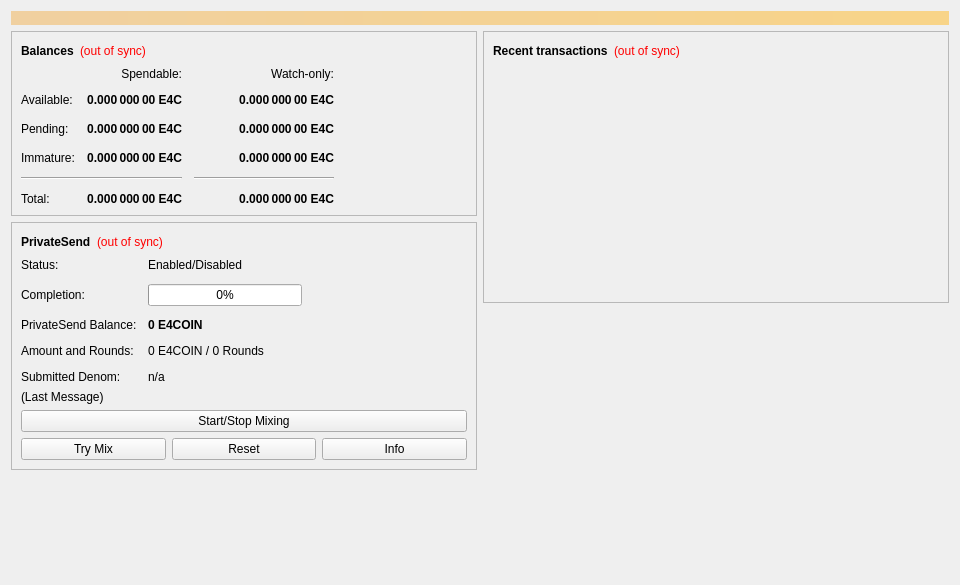
<?xml version="1.0" encoding="UTF-8"?>
<ui version="4.0">
 <class>OverviewPage</class>
 <widget class="QWidget" name="OverviewPage">
  <property name="geometry">
   <rect>
    <x>0</x>
    <y>0</y>
    <width>960</width>
    <height>585</height>
   </rect>
  </property>
  <property name="minimumSize">
   <size>
    <width>960</width>
    <height>0</height>
   </size>
  </property>
  <property name="windowTitle">
   <string>Form</string>
  </property>
  <layout class="QVBoxLayout" name="topLayout">
   <item>
    <widget class="QLabel" name="labelAlerts">
     <property name="visible">
      <bool>false</bool>
     </property>
     <property name="styleSheet">
      <string notr="true">QLabel { background-color: qlineargradient(x1: 0, y1: 0, x2: 1, y2: 0, stop:0 #F0D0A0, stop:1 #F8D488); color:#000000; }</string>
     </property>
     <property name="wordWrap">
      <bool>true</bool>
     </property>
     <property name="margin">
      <number>3</number>
     </property>
     <property name="textInteractionFlags">
      <set>Qt::TextSelectableByMouse</set>
     </property>
    </widget>
   </item>
   <item>
    <layout class="QHBoxLayout" name="horizontalLayout" stretch="1,1">
     <item>
      <layout class="QVBoxLayout" name="verticalLayout_2">
       <item>
        <widget class="QFrame" name="frame">
         <property name="frameShape">
          <enum>QFrame::StyledPanel</enum>
         </property>
         <property name="frameShadow">
          <enum>QFrame::Raised</enum>
         </property>
         <layout class="QVBoxLayout" name="verticalLayout_4">
          <item>
           <layout class="QHBoxLayout" name="horizontalLayout_4">
            <item>
             <widget class="QLabel" name="label_5">
              <property name="font">
               <font>
                <weight>75</weight>
                <bold>true</bold>
               </font>
              </property>
              <property name="text">
               <string>Balances</string>
              </property>
             </widget>
            </item>
            <item>
             <widget class="QLabel" name="labelWalletStatus">
              <property name="toolTip">
               <string>The displayed information may be out of date. Your wallet automatically synchronizes with the e4Coin network after a connection is established, but this process has not completed yet.</string>
              </property>
              <property name="styleSheet">
               <string notr="true">QLabel { color: red; }</string>
              </property>
              <property name="text">
               <string notr="true">(out of sync)</string>
              </property>
              <property name="alignment">
               <set>Qt::AlignLeading|Qt::AlignLeft|Qt::AlignVCenter</set>
              </property>
             </widget>
            </item>
            <item>
             <spacer name="horizontalSpacer_3">
              <property name="orientation">
               <enum>Qt::Horizontal</enum>
              </property>
              <property name="sizeHint" stdset="0">
               <size>
                <width>40</width>
                <height>20</height>
               </size>
              </property>
             </spacer>
            </item>
           </layout>
          </item>
          <item>
           <layout class="QGridLayout" name="gridLayout">
            <property name="spacing">
             <number>12</number>
            </property>
            <item row="2" column="2">
             <widget class="QLabel" name="labelWatchPending">
              <property name="font">
               <font>
                <weight>75</weight>
                <bold>true</bold>
               </font>
              </property>
              <property name="cursor">
               <cursorShape>IBeamCursor</cursorShape>
              </property>
              <property name="toolTip">
               <string>Unconfirmed transactions to watch-only addresses</string>
              </property>
              <property name="text">
               <string notr="true">0.000 000 00 E4C</string>
              </property>
              <property name="alignment">
               <set>Qt::AlignRight|Qt::AlignTrailing|Qt::AlignVCenter</set>
              </property>
              <property name="textInteractionFlags">
               <set>Qt::LinksAccessibleByMouse|Qt::TextSelectableByKeyboard|Qt::TextSelectableByMouse</set>
              </property>
             </widget>
            </item>
            <item row="2" column="1">
             <widget class="QLabel" name="labelUnconfirmed">
              <property name="font">
               <font>
                <weight>75</weight>
                <bold>true</bold>
               </font>
              </property>
              <property name="cursor">
               <cursorShape>IBeamCursor</cursorShape>
              </property>
              <property name="toolTip">
               <string>Total of transactions that have yet to be confirmed, and do not yet count toward the spendable balance</string>
              </property>
              <property name="text">
               <string notr="true">0.000 000 00 E4C</string>
              </property>
              <property name="alignment">
               <set>Qt::AlignRight|Qt::AlignTrailing|Qt::AlignVCenter</set>
              </property>
              <property name="textInteractionFlags">
               <set>Qt::LinksAccessibleByMouse|Qt::TextSelectableByKeyboard|Qt::TextSelectableByMouse</set>
              </property>
             </widget>
            </item>
            <item row="3" column="2">
             <widget class="QLabel" name="labelWatchImmature">
              <property name="font">
               <font>
                <weight>75</weight>
                <bold>true</bold>
               </font>
              </property>
              <property name="cursor">
               <cursorShape>IBeamCursor</cursorShape>
              </property>
              <property name="toolTip">
               <string>Mined balance in watch-only addresses that has not yet matured</string>
              </property>
              <property name="text">
               <string notr="true">0.000 000 00 E4C</string>
              </property>
              <property name="alignment">
               <set>Qt::AlignRight|Qt::AlignTrailing|Qt::AlignVCenter</set>
              </property>
              <property name="textInteractionFlags">
               <set>Qt::LinksAccessibleByMouse|Qt::TextSelectableByKeyboard|Qt::TextSelectableByMouse</set>
              </property>
             </widget>
            </item>
            <item row="4" column="0" colspan="2">
             <widget class="Line" name="lineSpendableBalance">
              <property name="orientation">
               <enum>Qt::Horizontal</enum>
              </property>
             </widget>
            </item>
            <item row="4" column="2">
             <widget class="Line" name="lineWatchBalance">
              <property name="sizePolicy">
               <sizepolicy hsizetype="Preferred" vsizetype="Fixed">
                <horstretch>0</horstretch>
                <verstretch>0</verstretch>
               </sizepolicy>
              </property>
              <property name="minimumSize">
               <size>
                <width>140</width>
                <height>0</height>
               </size>
              </property>
              <property name="orientation">
               <enum>Qt::Horizontal</enum>
              </property>
             </widget>
            </item>
            <item row="5" column="0">
             <widget class="QLabel" name="labelTotalText">
              <property name="text">
               <string>Total:</string>
              </property>
             </widget>
            </item>
            <item row="3" column="1">
             <widget class="QLabel" name="labelImmature">
              <property name="font">
               <font>
                <weight>75</weight>
                <bold>true</bold>
               </font>
              </property>
              <property name="cursor">
               <cursorShape>IBeamCursor</cursorShape>
              </property>
              <property name="toolTip">
               <string>Mined balance that has not yet matured</string>
              </property>
              <property name="text">
               <string notr="true">0.000 000 00 E4C</string>
              </property>
              <property name="alignment">
               <set>Qt::AlignRight|Qt::AlignTrailing|Qt::AlignVCenter</set>
              </property>
              <property name="textInteractionFlags">
               <set>Qt::LinksAccessibleByMouse|Qt::TextSelectableByKeyboard|Qt::TextSelectableByMouse</set>
              </property>
             </widget>
            </item>
            <item row="2" column="3">
             <spacer name="horizontalSpacer_2">
              <property name="orientation">
               <enum>Qt::Horizontal</enum>
              </property>
              <property name="sizeHint" stdset="0">
               <size>
                <width>40</width>
                <height>20</height>
               </size>
              </property>
             </spacer>
            </item>
            <item row="3" column="0">
             <widget class="QLabel" name="labelImmatureText">
              <property name="text">
               <string>Immature:</string>
              </property>
             </widget>
            </item>
            <item row="5" column="1">
             <widget class="QLabel" name="labelTotal">
              <property name="font">
               <font>
                <weight>75</weight>
                <bold>true</bold>
               </font>
              </property>
              <property name="cursor">
               <cursorShape>IBeamCursor</cursorShape>
              </property>
              <property name="toolTip">
               <string>Your current total balance</string>
              </property>
              <property name="text">
               <string notr="true">0.000 000 00 E4C</string>
              </property>
              <property name="alignment">
               <set>Qt::AlignRight|Qt::AlignTrailing|Qt::AlignVCenter</set>
              </property>
              <property name="textInteractionFlags">
               <set>Qt::LinksAccessibleByMouse|Qt::TextSelectableByKeyboard|Qt::TextSelectableByMouse</set>
              </property>
             </widget>
            </item>
            <item row="5" column="2">
             <widget class="QLabel" name="labelWatchTotal">
              <property name="font">
               <font>
                <weight>75</weight>
                <bold>true</bold>
               </font>
              </property>
              <property name="cursor">
               <cursorShape>IBeamCursor</cursorShape>
              </property>
              <property name="toolTip">
               <string>Current total balance in watch-only addresses</string>
              </property>
              <property name="text">
               <string notr="true">0.000 000 00 E4C</string>
              </property>
              <property name="alignment">
               <set>Qt::AlignRight|Qt::AlignTrailing|Qt::AlignVCenter</set>
              </property>
              <property name="textInteractionFlags">
               <set>Qt::LinksAccessibleByMouse|Qt::TextSelectableByKeyboard|Qt::TextSelectableByMouse</set>
              </property>
             </widget>
            </item>
            <item row="0" column="2">
             <widget class="QLabel" name="labelWatchonly">
              <property name="text">
               <string>Watch-only:</string>
              </property>
              <property name="alignment">
               <set>Qt::AlignRight|Qt::AlignTrailing|Qt::AlignVCenter</set>
              </property>
             </widget>
            </item>
            <item row="1" column="0">
             <widget class="QLabel" name="labelBalanceText">
              <property name="text">
               <string>Available:</string>
              </property>
             </widget>
            </item>
            <item row="1" column="1">
             <widget class="QLabel" name="labelBalance">
              <property name="font">
               <font>
                <weight>75</weight>
                <bold>true</bold>
               </font>
              </property>
              <property name="cursor">
               <cursorShape>IBeamCursor</cursorShape>
              </property>
              <property name="toolTip">
               <string>Your current spendable balance</string>
              </property>
              <property name="text">
               <string notr="true">0.000 000 00 E4C</string>
              </property>
              <property name="alignment">
               <set>Qt::AlignRight|Qt::AlignTrailing|Qt::AlignVCenter</set>
              </property>
              <property name="textInteractionFlags">
               <set>Qt::LinksAccessibleByMouse|Qt::TextSelectableByKeyboard|Qt::TextSelectableByMouse</set>
              </property>
             </widget>
            </item>
            <item row="1" column="2">
             <widget class="QLabel" name="labelWatchAvailable">
              <property name="font">
               <font>
                <weight>75</weight>
                <bold>true</bold>
               </font>
              </property>
              <property name="cursor">
               <cursorShape>IBeamCursor</cursorShape>
              </property>
              <property name="toolTip">
               <string>Your current balance in watch-only addresses</string>
              </property>
              <property name="text">
               <string notr="true">0.000 000 00 E4C</string>
              </property>
              <property name="alignment">
               <set>Qt::AlignRight|Qt::AlignTrailing|Qt::AlignVCenter</set>
              </property>
              <property name="textInteractionFlags">
               <set>Qt::LinksAccessibleByMouse|Qt::TextSelectableByKeyboard|Qt::TextSelectableByMouse</set>
              </property>
             </widget>
            </item>
            <item row="2" column="0">
             <widget class="QLabel" name="labelPendingText">
              <property name="text">
               <string>Pending:</string>
              </property>
             </widget>
            </item>
            <item row="0" column="1">
             <widget class="QLabel" name="labelSpendable">
              <property name="text">
               <string>Spendable:</string>
              </property>
              <property name="alignment">
               <set>Qt::AlignRight|Qt::AlignTrailing|Qt::AlignVCenter</set>
              </property>
             </widget>
            </item>
           </layout>
          </item>
         </layout>
        </widget>
       </item>
       <item>
        <widget class="QFrame" name="framePrivateSend">
         <property name="layoutDirection">
          <enum>Qt::LeftToRight</enum>
         </property>
         <property name="frameShape">
          <enum>QFrame::StyledPanel</enum>
         </property>
         <property name="frameShadow">
          <enum>QFrame::Raised</enum>
         </property>
         <layout class="QVBoxLayout" name="VerticalLayout_PS1">
          <item>
           <layout class="QHBoxLayout" name="horizontalLayout_5">
            <item>
             <widget class="QLabel" name="labelPrivateSendHeader">
              <property name="font">
               <font>
                <weight>75</weight>
                <bold>true</bold>
               </font>
              </property>
              <property name="text">
               <string>PrivateSend</string>
              </property>
             </widget>
            </item>
            <item>
             <widget class="QLabel" name="labelPrivateSendSyncStatus">
              <property name="toolTip">
               <string>The displayed information may be out of date. Your wallet automatically synchronizes with the e4Coin network after a connection is established, but this process has not completed yet.</string>
              </property>
              <property name="styleSheet">
               <string notr="true">QLabel { color: red; }</string>
              </property>
              <property name="text">
               <string notr="true">(out of sync)</string>
              </property>
              <property name="alignment">
               <set>Qt::AlignLeading|Qt::AlignLeft|Qt::AlignVCenter</set>
              </property>
             </widget>
            </item>
            <item>
             <spacer name="horizontalSpacer_4">
              <property name="orientation">
               <enum>Qt::Horizontal</enum>
              </property>
              <property name="sizeHint" stdset="0">
               <size>
                <width>40</width>
                <height>20</height>
               </size>
              </property>
             </spacer>
            </item>
           </layout>
          </item>
          <item>
           <layout class="QFormLayout" name="privateSendFormLayout">
            <property name="fieldGrowthPolicy">
             <enum>QFormLayout::AllNonFixedFieldsGrow</enum>
            </property>
            <property name="horizontalSpacing">
             <number>11</number>
            </property>
            <property name="verticalSpacing">
             <number>12</number>
            </property>
            <item row="0" column="0">
             <widget class="QLabel" name="labelPrivateSendEnabledText">
              <property name="text">
               <string>Status:</string>
              </property>
             </widget>
            </item>
            <item row="0" column="1">
             <widget class="QLabel" name="labelPrivateSendEnabled">
              <property name="text">
               <string>Enabled/Disabled</string>
              </property>
             </widget>
            </item>
            <item row="1" column="0">
             <widget class="QLabel" name="labelCompletitionText">
              <property name="text">
               <string>Completion:</string>
              </property>
             </widget>
            </item>
            <item row="1" column="1">
             <widget class="QProgressBar" name="privateSendProgress">
              <property name="maximumSize">
               <size>
                <width>154</width>
                <height>16777215</height>
               </size>
              </property>
              <property name="value">
               <number>0</number>
              </property>
             </widget>
            </item>
            <item row="2" column="0">
             <widget class="QLabel" name="labelAnonymizedText">
              <property name="text">
               <string>PrivateSend Balance:</string>
              </property>
             </widget>
            </item>
            <item row="2" column="1">
             <widget class="QLabel" name="labelAnonymized">
              <property name="font">
               <font>
                <weight>75</weight>
                <bold>true</bold>
               </font>
              </property>
              <property name="text">
               <string notr="true">0 E4COIN</string>
              </property>
             </widget>
            </item>
            <item row="3" column="0">
             <widget class="QLabel" name="labelAmountAndRoundsText">
              <property name="text">
               <string>Amount and Rounds:</string>
              </property>
             </widget>
            </item>
            <item row="3" column="1">
             <widget class="QLabel" name="labelAmountRounds">
              <property name="text">
               <string>0 E4COIN / 0 Rounds</string>
              </property>
             </widget>
            </item>
            <item row="4" column="0">
             <widget class="QLabel" name="labelSubmittedDenomText">
              <property name="text">
               <string>Submitted Denom:</string>
              </property>
             </widget>
            </item>
            <item row="4" column="1">
             <widget class="QLabel" name="labelSubmittedDenom">
              <property name="toolTip">
               <string>The denominations you submitted to the Masternode.&lt;br&gt;To mix, other users must submit the exact same denominations.</string>
              </property>
              <property name="text">
               <string>n/a</string>
              </property>
             </widget>
            </item>
           </layout>
          </item>
          <item>
           <layout class="QVBoxLayout" name="VerticalLayout_PS">
            <item>
             <widget class="QLabel" name="labelPrivateSendLastMessage">
              <property name="text">
               <string>(Last Message)</string>
              </property>
              <property name="alignment">
               <set>Qt::AlignLeading|Qt::AlignLeft|Qt::AlignTop</set>
              </property>
              <property name="wordWrap">
               <bool>true</bool>
              </property>
             </widget>
            </item>
            <item>
             <widget class="QPushButton" name="togglePrivateSend">
              <property name="sizePolicy">
               <sizepolicy hsizetype="MinimumExpanding" vsizetype="Fixed">
                <horstretch>0</horstretch>
                <verstretch>0</verstretch>
               </sizepolicy>
              </property>
              <property name="text">
               <string>Start/Stop Mixing</string>
              </property>
             </widget>
            </item>
            <item>
             <layout class="QHBoxLayout" name="horizontalLayout_debugbuttons">
              <item>
               <widget class="QPushButton" name="privateSendAuto">
                <property name="sizePolicy">
                 <sizepolicy hsizetype="MinimumExpanding" vsizetype="Fixed">
                  <horstretch>0</horstretch>
                  <verstretch>0</verstretch>
                 </sizepolicy>
                </property>
                <property name="toolTip">
                 <string>Try to manually submit a PrivateSend request.</string>
                </property>
                <property name="text">
                 <string>Try Mix</string>
                </property>
               </widget>
              </item>
              <item>
               <widget class="QPushButton" name="privateSendReset">
                <property name="sizePolicy">
                 <sizepolicy hsizetype="MinimumExpanding" vsizetype="Fixed">
                  <horstretch>0</horstretch>
                  <verstretch>0</verstretch>
                 </sizepolicy>
                </property>
                <property name="toolTip">
                 <string>Reset the current status of PrivateSend (can interrupt PrivateSend if it's in the process of Mixing, which can cost you money!)</string>
                </property>
                <property name="autoFillBackground">
                 <bool>false</bool>
                </property>
                <property name="text">
                 <string>Reset</string>
                </property>
               </widget>
              </item>
              <item>
               <widget class="QPushButton" name="privateSendInfo">
                <property name="sizePolicy">
                 <sizepolicy hsizetype="MinimumExpanding" vsizetype="Fixed">
                  <horstretch>0</horstretch>
                  <verstretch>0</verstretch>
                 </sizepolicy>
                </property>
                <property name="toolTip">
                 <string>Information about PrivateSend and Mixing</string>
                </property>
                <property name="text">
                 <string>Info</string>
                </property>
               </widget>
              </item>
             </layout>
            </item>
           </layout>
          </item>
         </layout>
        </widget>
       </item>
       <item>
        <spacer name="verticalSpacer">
         <property name="orientation">
          <enum>Qt::Vertical</enum>
         </property>
         <property name="sizeHint" stdset="0">
          <size>
           <width>20</width>
           <height>40</height>
          </size>
         </property>
        </spacer>
       </item>
      </layout>
     </item>
     <item>
      <layout class="QVBoxLayout" name="verticalLayout_3">
       <item>
        <widget class="QFrame" name="frame_2">
         <property name="frameShape">
          <enum>QFrame::StyledPanel</enum>
         </property>
         <property name="frameShadow">
          <enum>QFrame::Raised</enum>
         </property>
         <layout class="QVBoxLayout" name="verticalLayout">
          <item>
           <layout class="QHBoxLayout" name="horizontalLayout_2">
            <item>
             <widget class="QLabel" name="label_4">
              <property name="font">
               <font>
                <weight>75</weight>
                <bold>true</bold>
               </font>
              </property>
              <property name="text">
               <string>Recent transactions</string>
              </property>
             </widget>
            </item>
            <item>
             <widget class="QLabel" name="labelTransactionsStatus">
              <property name="toolTip">
               <string>The displayed information may be out of date. Your wallet automatically synchronizes with the e4Coin network after a connection is established, but this process has not completed yet.</string>
              </property>
              <property name="styleSheet">
               <string notr="true">QLabel { color: red; }</string>
              </property>
              <property name="text">
               <string notr="true">(out of sync)</string>
              </property>
              <property name="alignment">
               <set>Qt::AlignLeading|Qt::AlignLeft|Qt::AlignVCenter</set>
              </property>
             </widget>
            </item>
            <item>
             <spacer name="horizontalSpacer">
              <property name="orientation">
               <enum>Qt::Horizontal</enum>
              </property>
              <property name="sizeHint" stdset="0">
               <size>
                <width>40</width>
                <height>20</height>
               </size>
              </property>
             </spacer>
            </item>
           </layout>
          </item>
          <item>
           <widget class="QListView" name="listTransactions">
            <property name="styleSheet">
             <string notr="true">QListView { background: transparent; }</string>
            </property>
            <property name="frameShape">
             <enum>QFrame::NoFrame</enum>
            </property>
            <property name="verticalScrollBarPolicy">
             <enum>Qt::ScrollBarAlwaysOff</enum>
            </property>
            <property name="horizontalScrollBarPolicy">
             <enum>Qt::ScrollBarAlwaysOff</enum>
            </property>
            <property name="selectionMode">
             <enum>QAbstractItemView::NoSelection</enum>
            </property>
           </widget>
          </item>
         </layout>
        </widget>
       </item>
       <item>
        <spacer name="verticalSpacer_2">
         <property name="orientation">
          <enum>Qt::Vertical</enum>
         </property>
         <property name="sizeHint" stdset="0">
          <size>
           <width>20</width>
           <height>40</height>
          </size>
         </property>
        </spacer>
       </item>
      </layout>
     </item>
    </layout>
   </item>
  </layout>
 </widget>
 <resources/>
 <connections/>
</ui>
